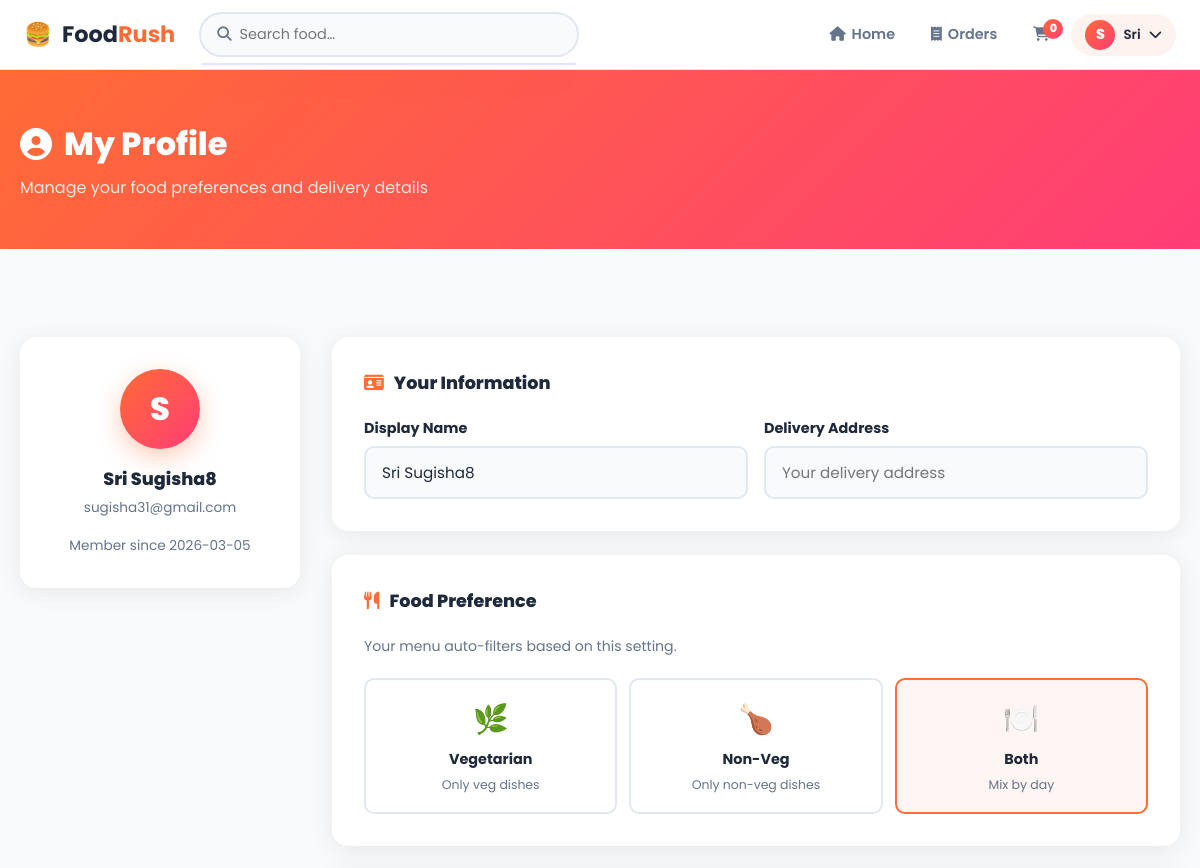
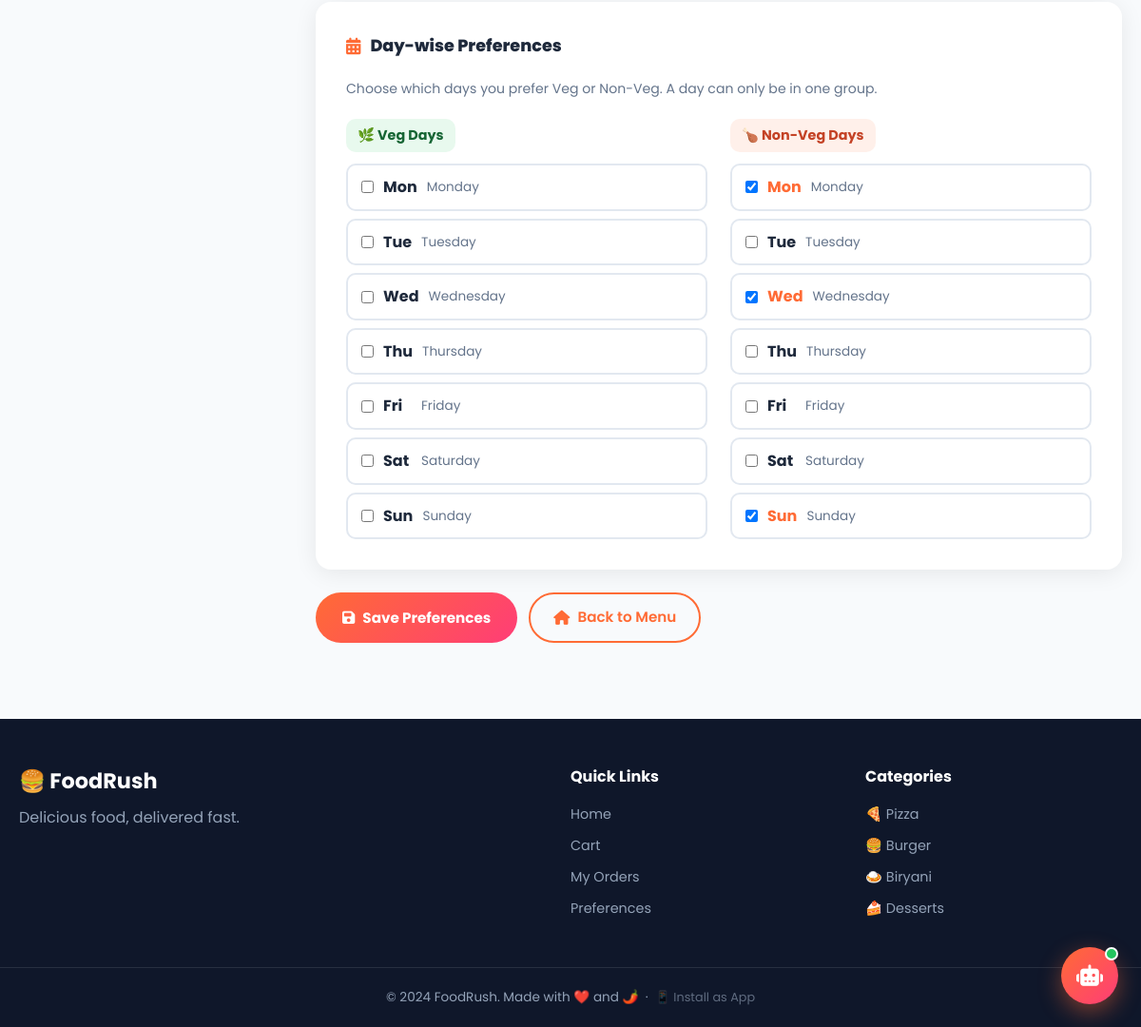
Screenshot of /profile (signed in) with the database file from the repository (2 pictures, top to bottom).
### tables this page shows
CREATE TABLE users (
            id INTEGER PRIMARY KEY AUTOINCREMENT,
            name TEXT NOT NULL,
            email TEXT UNIQUE NOT NULL,
            password TEXT NOT NULL,
            created_at TIMESTAMP DEFAULT CURRENT_TIMESTAMP
        );

CREATE TABLE user_preferences (
            id INTEGER PRIMARY KEY AUTOINCREMENT,
            user_id INTEGER UNIQUE NOT NULL,
            display_name TEXT,
            address TEXT,
            food_pref TEXT DEFAULT 'both',
            veg_days TEXT DEFAULT '',
            nonveg_days TEXT DEFAULT '',
            FOREIGN KEY(user_id) REFERENCES users(id)
        );

### app.py (the view, shortened to what this page needs)
@app.route("/profile", methods=["GET","POST"])
def profile():
    user = get_current_user()
    if not user:
        flash("Please login to access your profile.", "error")
        return redirect(url_for("login"))
    pref = get_user_prefs(user["id"])
    veg_days_list    = [d for d in (pref["veg_days"].split(",")    if pref and pref["veg_days"]    else [])]
    nonveg_days_list = [d for d in (pref["nonveg_days"].split(",") if pref and pref["nonveg_days"] else [])]
    return render_template("profile.html", user=user, pref=pref,
                           veg_days_list=veg_days_list, nonveg_days_list=nonveg_days_list)

### app.py (called while the page is built)
def get_db():
    conn = sqlite3.connect(DB_PATH)
    conn.row_factory = sqlite3.Row
    return conn

def get_session_id():
    if "sid" not in session:
        session["sid"] = str(uuid.uuid4())
    return session["sid"]

def get_cart_count(sid):
    conn = get_db()
    n = conn.execute("SELECT SUM(quantity) FROM cart WHERE session_id=?", (sid,)).fetchone()[0]
    conn.close()
    return n or 0

def get_current_user():
    uid = session.get("user_id")
    if not uid: return None
    conn = get_db()
    user = conn.execute("SELECT * FROM users WHERE id=?", (uid,)).fetchone()
    conn.close()
    return user

def get_user_prefs(user_id):
    conn = get_db()
    pref = conn.execute("SELECT * FROM user_preferences WHERE user_id=?", (user_id,)).fetchone()
    conn.close()
    return pref

@app.context_processor
def inject_globals():
    return {"current_user": get_current_user(), "cart_count": get_cart_count(get_session_id())}

### templates/profile.html (shortened to what this page needs)
{% extends "base.html" %}
{% block content %}
{% set days = ['Mon','Tue','Wed','Thu','Fri','Sat','Sun'] %}
{% set day_labels =
{'Mon':'Monday','Tue':'Tuesday','Wed':'Wednesday','Thu':'Thursday','Fri':'Friday','Sat':'Saturday','Sun':'Sunday'} %}
<div class="page-header">
    <div class="container">
        <h1><i class="fas fa-user-circle"></i> My Profile</h1>
        <p>Manage your food preferences and delivery details</p>
    </div>
</div>
<section class="profile-section">
    <div class="container">
        <div class="profile-layout">
            <div class="profile-sidebar">
                <div class="profile-avatar">{{ user.name[0].upper() }}</div>
                <h2>{{ user.name }}</h2>
                <p>{{ user.email }}</p>
                <p style="margin-top: 16px; font-size: .85rem; color: var(--text-light);">
                    Member since {{ user.created_at[:10] }}
                </p>
            </div>
            <form method="POST" action="{{ url_for('profile') }}" id="profileForm">
                <div class="profile-card">
                    <h3><i class="fas fa-id-card"></i> Your Information</h3>
                    <div class="profile-form">
                        <div class="form-row">
                            <div class="form-group">
                                <label>Display Name</label>
                                <input type="text" name="display_name" placeholder="How should we call you?"
                                    value="{{ pref.display_name if pref and pref.display_name else user.name }}" />
                            </div>
                            <div class="form-group">
                                <label>Delivery Address</label>
                                <input type="text" name="address" placeholder="Your delivery address"
                                    value="{{ pref.address if pref and pref.address else '' }}" />
                            </div>
                        </div>
                    </div>
                </div>
                <div class="profile-card">
                    <h3><i class="fas fa-utensils"></i> Food Preference</h3>
                    <p style="font-size:.88rem; color:var(--text-light); margin-bottom: 20px;">Your menu auto-filters
                        based on this setting.</p>
                    {% set cur = pref.food_pref if pref else 'both' %}
                    <div class="pref-radio-group">
                        <label class="pref-radio-card">
                            <div class="pref-radio-body">
                                <div class="icon">🌿</div>
                                <strong>Vegetarian</strong>
                                <span>Only veg dishes</span>
                            </div>
                        </label>
                        <label class="pref-radio-card">
                            <div class="pref-radio-body">
                                <div class="icon">🍗</div>
                                <strong>Non-Veg</strong>
                                <span>Only non-veg dishes</span>
                            </div>
                        </label>
                        <label class="pref-radio-card">
                            <div class="pref-radio-body">
                                <div class="icon">🍽️</div>
                                <strong>Both</strong>
                                <span>Mix by day</span>
                            </div>
                        </label>
                    </div>
                </div>
                <div class="profile-card" id="dayPrefsPanel">
                    <h3><i class="fas fa-calendar-alt"></i> Day-wise Preferences</h3>
                    <p style="font-size:.88rem; color:var(--text-light); margin-bottom: 20px;">
                        Choose which days you prefer Veg or Non-Veg. A day can only be in one group.
                    </p>
                    <div class="day-pref-grid">
                        <div>
                            <div class="day-col-title veg-title">🌿 Veg Days</div>
                            <div class="day-checks">
                                {% for d in days %}
                                <label class="day-check-item" data-day="{{ d }}" data-type="veg">
                                    <input type="checkbox" name="veg_days" value="{{ d }}" class="day-cb"  />
                                    <span style="font-weight:700; min-width:30px;">{{ d }}</span>
                                    <span style="font-size:.85rem; color:var(--text-light);">{{ day_labels[d] }}</span>
                                </label>
                                {% endfor %}
                            </div>
                        </div>
                        <div>
                            <div class="day-col-title nv-title">🍗 Non-Veg Days</div>
                            <div class="day-checks">
                                {% for d in days %}
                                <label class="day-check-item" data-day="{{ d }}" data-type="nonveg">
                                    <input type="checkbox" name="nonveg_days" value="{{ d }}" class="day-cb" {% if d in
                                        nonveg_days_list %}checked{% endif %} />
                                    <span style="font-weight:700; min-width:30px;">{{ d }}</span>
                                    <span style="font-size:.85rem; color:var(--text-light);">{{ day_labels[d] }}</span>
                                </label>
                                {% endfor %}
                            </div>
                        </div>
                    </div>
                </div>
                <div class="profile-actions">
                    <button type="submit" class="btn-gradient">
                        <i class="fas fa-save"></i> Save Preferences
                    </button>
                    <a href="{{ url_for('index') }}" class="btn-outline">
                        <i class="fas fa-home"></i> Back to Menu
                    </a>
                </div>
            </form>
        </div>
    </div>
</section>
{% endblock %}

### templates/base.html (shortened to what this page needs)
<!DOCTYPE html>
<html lang="en">
<head>
  <link rel="stylesheet" href="https://cdnjs.cloudflare.com/ajax/libs/font-awesome/6.4.0/css/all.min.css" />
  <link rel="stylesheet" href="{{ url_for('static', filename='css/style.css') }}" />
</head>
<body>
  <nav class="navbar" id="navbar">
    <div class="nav-container">
      <a href="{{ url_for('index') }}" class="nav-logo">
        <span>🍔</span><strong>Food<span class="accent">Rush</span></strong>
      </a>
      <div class="nav-search">
        <i class="fas fa-search"></i>
        <input type="text" id="navSearchInput" placeholder="Search food…" autocomplete="off" />
        <div class="search-suggestions" id="searchSuggestions"></div>
      </div>
      <div class="nav-links">
        <a href="{{ url_for('index') }}" class="nav-link {% if request.endpoint=='index' %}active{% endif %}">
          <i class="fas fa-home"></i> Home
        </a>
        <a href="{{ url_for('orders') }}" class="nav-link {% if request.endpoint=='orders' %}active{% endif %}">
          <i class="fas fa-receipt"></i> Orders
        </a>
        <a href="{{ url_for('cart') }}" class="nav-link cart-link {% if request.endpoint=='cart' %}active{% endif %}">
          <i class="fas fa-shopping-cart"></i>
          <span class="cart-badge" id="cartBadge">{{ cart_count }}</span>
        </a>
        {% if current_user %}
        <div class="user-dropdown" id="userDropdown">
          <button class="user-avatar-btn" onclick="toggleDropdown()">
            <span class="avatar-circle">{{ current_user.name[0].upper() }}</span>
            <span class="user-name">{{ current_user.name.split()[0] }}</span>
            <i class="fas fa-chevron-down"></i>
          </button>
        </div>
        {% elif request.endpoint != 'index' %}
        <a href="{{ url_for('login') }}" class="btn-outline-sm {% if request.endpoint=='login' %}active{% endif %}">
          Login
        </a>
        <a href="{{ url_for('register') }}" class="btn-primary-sm">Sign Up</a>
        {% endif %}
      </div>
    </div>
  </nav>
  <main>{% block content %}{% endblock %}</main>
  <footer class="footer">
    <div class="footer-inner container">
      <div>
        <div class="footer-logo">🍔 <strong>FoodRush</strong></div>
        <p>Delicious food, delivered fast.</p>
      </div>
      <div class="footer-links">
        <h4>Quick Links</h4>
        <a href="{{ url_for('index') }}">Home</a>
        <a href="{{ url_for('cart') }}">Cart</a>
        <a href="{{ url_for('orders') }}">My Orders</a>
        {% if current_user %}<a href="{{ url_for('profile') }}">Preferences</a>{% endif %}
      </div>
      <div class="footer-links">
        <h4>Categories</h4>
        <a href="/?category=Pizza">🍕 Pizza</a>
        <a href="/?category=Burger">🍔 Burger</a>
        <a href="/?category=Biryani">🍛 Biryani</a>
        <a href="/?category=Desserts">🍰 Desserts</a>
      </div>
    </div>
    <div class="footer-bottom">
      <p>© 2024 FoodRush. Made with ❤️ and 🌶️
        &nbsp;·&nbsp; <span style="opacity:.6;font-size:.8rem;">📱 Install as App</span>
      </p>
    </div>
  </footer>
  <div class="chatbot-fab" id="chatbotFab" title="AI Food Assistant">
    <i class="fas fa-robot"></i>
    <span class="fab-pulse"></span>
  </div>
</body>
</html>

### rows the page displays
users: name "S", name "Sri", name "Sri Sugisha8", email "sugisha31@gmail.com", created_at "2026-03-05"
user_preferences: display_name "Sri Sugisha8"

### other values shown
{{ cart_count }} "0"
{{ d }} "Mon" "Tue" "Wed" "Thu" "Fri" "Sat" "Sun"
{{ day_labels[d] }} "Monday" "Tuesday" "Wednesday" "Thursday" "Friday" "Saturday" "Sunday"
